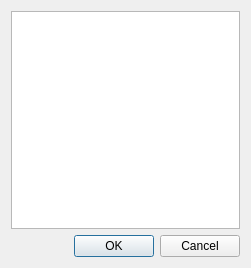
<?xml version="1.0" encoding="UTF-8"?>
<ui version="4.0">
 <class>NodeSelection</class>
 <widget class="QDialog" name="NodeSelection">
  <property name="geometry">
   <rect>
    <x>0</x>
    <y>0</y>
    <width>251</width>
    <height>268</height>
   </rect>
  </property>
  <property name="windowTitle">
   <string>choose node</string>
  </property>
  <property name="windowIcon">
   <iconset>
    <normaloff>:/icons/logo.png</normaloff>:/icons/logo.png</iconset>
  </property>
  <layout class="QGridLayout" name="gridLayout_2">
   <item row="1" column="0">
    <widget class="QDialogButtonBox" name="buttonBox">
     <property name="orientation">
      <enum>Qt::Horizontal</enum>
     </property>
     <property name="standardButtons">
      <set>QDialogButtonBox::Cancel|QDialogButtonBox::Ok</set>
     </property>
    </widget>
   </item>
   <item row="0" column="0">
    <widget class="QListView" name="listView">
     <property name="editTriggers">
      <set>QAbstractItemView::NoEditTriggers</set>
     </property>
     <property name="alternatingRowColors">
      <bool>true</bool>
     </property>
     <property name="selectionMode">
      <enum>QAbstractItemView::SingleSelection</enum>
     </property>
     <property name="selectionBehavior">
      <enum>QAbstractItemView::SelectRows</enum>
     </property>
    </widget>
   </item>
  </layout>
 </widget>
 <resources/>
 <connections>
  <connection>
   <sender>buttonBox</sender>
   <signal>rejected()</signal>
   <receiver>NodeSelection</receiver>
   <slot>reject()</slot>
   <hints>
    <hint type="sourcelabel">
     <x>316</x>
     <y>260</y>
    </hint>
    <hint type="destinationlabel">
     <x>286</x>
     <y>274</y>
    </hint>
   </hints>
  </connection>
  <connection>
   <sender>buttonBox</sender>
   <signal>accepted()</signal>
   <receiver>NodeSelection</receiver>
   <slot>accept()</slot>
  </connection>
 </connections>
</ui>
